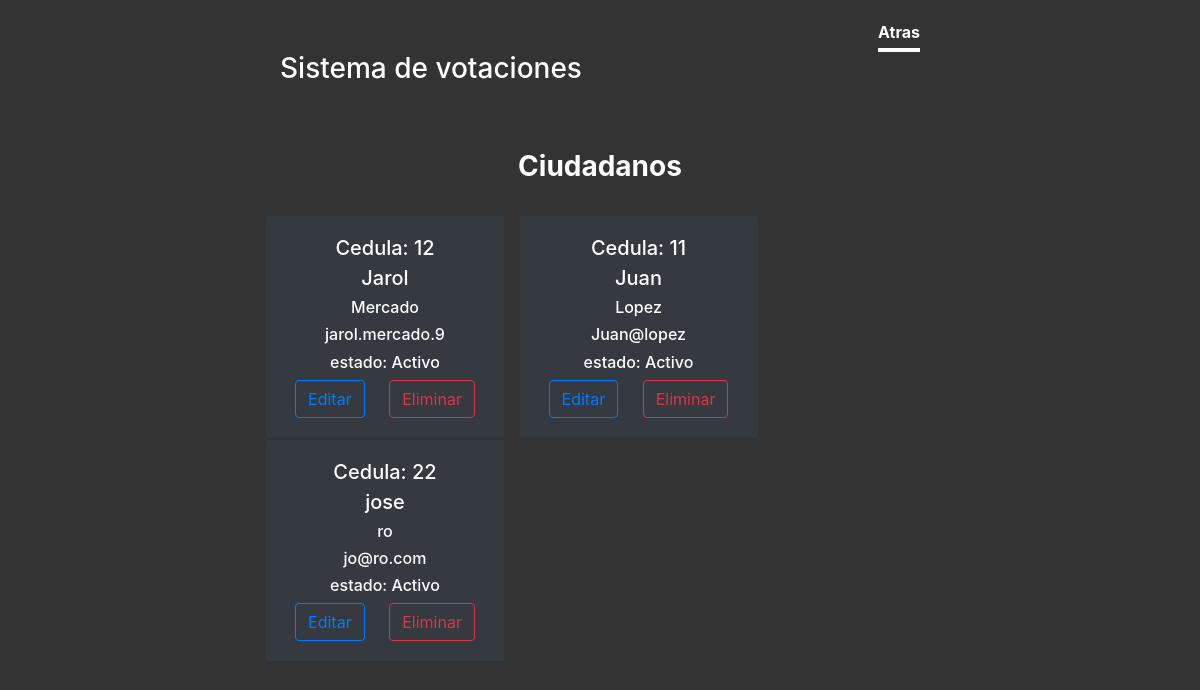
Page /ciudadanos/listarciudadano.php on the committed database.
### tables this page shows
CREATE TABLE `ciudadanos` (
  `documento_dentidad` varchar(11) NOT NULL,
  `nombre` varchar(30) NOT NULL,
  `apellido` varchar(30) NOT NULL,
  `email` varchar(100) DEFAULT NULL,
  `estado` tinyint(1) NOT NULL
);

### database/Context.php (called while the page is built, shortened)
<?php
class Context{
    function __construct($directory)
    {
        $this->filehandler = new JsonFileHandler($directory,"configuration");
        $this->db = new mysqli("localhost","root","","proyecto_final");
    }
}
?>

### database/JsonFileHandler.php (called while the page is built, shortened)
<?php
class JsonFileHandler implements FileHandler{
public $directory;
public $filename;
function __construct($directory, $filename){
  $this->directory = $directory;
  $this->filename = $filename;
}
  function ReadConfiguration(){
    $path = $this->directory . "/". $this->filename  . ".json";
    if(file_exists($path)){
      $file = fopen($path, "r");
      $contents = fread($file,filesize($path));
      fclose($file);
      return json_decode($contents);
    }
    else{
      return false;
    }
  }
}
?>

### ciudadanos/ciudadanoservice.php (called while the page is built, shortened)
<?php
class ciudadanoservice implements Iserviciobase{
     private $context;
    public function __construct($directory){
        $this->context = new Context($directory);
    }
    public function Getlista(){
        $listarciudadano = array();
        $stmt = $this->context->db->prepare("select * from ciudadanos");
        $stmt->execute();
        $result= $stmt->get_result();
        if($result->num_rows === 0){
            return $listarciudadano;
        }else{
            while($row = $result->fetch_object()){
              $ciudadano = new ciudadano();
                $ciudadano->documento_dentidad = $row->documento_dentidad;
                $ciudadano->nombre = $row->nombre;
                $ciudadano->apellido = $row->apellido;
                $ciudadano->email = $row->email;
                $ciudadano->estado = $row->estado;
                array_push($listarciudadano,$ciudadano);
            }
        }
        return $listarciudadano;
    }
}

### ciudadanos/listarciudadano.php (the view, shortened to what this page needs)
<?php
include "../layout/layout.php";
require_once "ciudadanoservice.php";
require_once "../database/Context.php";
require_once "../database/JsonFileHandler.php";
$service = new ciudadanoservice("database");
$listarciudadano = $service->Getlista();
?>
<link rel="stylesheet" href="https://maxcdn.bootstrapcdn.com/bootstrap/4.0.0/css/bootstrap.min.css">
<body class="text-center">
    <div class="cover-container d-flex w-100 h-100 p-3 mx-auto flex-column">
        <header class="masthead mb-10%">
            <div class="inner">
                <nav class="nav nav-masthead justify-content-center">
                    <a class="nav-link active" href="../admin/admin.php">Atras</a>
                </nav>
            </div>
            <h3 class="font-weight-bold">Ciudadanos</h3>
            <br>
            <div class="row">
                <?php foreach ($listarciudadano as $ciudadano) : ?>
                <div class="card text-white bg-dark cover-container" style=" width: 15rem" ;>
                    <div class="card-body">
                        <h5 class="card-title">Cedula: <?php echo $ciudadano->documento_dentidad?></h5>
                        <h5 class="card-subtitle mb-2"><?php echo $ciudadano->nombre?></h5>
                        <h6 class="card-text"><?php echo $ciudadano->apellido?></h6>
                        <h6 class="card-text"><?php echo $ciudadano->email?></h6>
                        <h6 class="card-text" id="estado">estado:<?php if ($ciudadano->estado == 1): ?>
                        <td>Activo</td>
                        <?php else: ?>
                            <td>Inactivo</td>
                        <?php endif ?>
                                </h6>  <a href="editarciudadano.php?id=<?php echo $ciudadano->documento_dentidad; ?>" class="card-link btn btn-outline-primary">Editar</a>
                                <a href="eliminarciudadano.php?id=<?php echo $ciudadano->documento_dentidad; ?>" class="card-link btn btn-outline-danger" onclick="return confirmar()">Eliminar</a>
                    </div>
                </div>
    <?php endforeach; ?>
</div>

### assents/css/style.css (style rules this page uses)
a, a:focus, a:hover { color: #fff; }
html, body { height: 100%; background-color: #333; }
body { display: -ms-flexbox; display: flex; color: #fff; }
.cover-container { max-width: 42em; }
.masthead { margin-bottom: 10%; }
.nav-masthead .nav-link { padding: .25rem 0; font-weight: 700; color: rgba(255, 255, 255, .5); background-color: transparent; border-bottom: .25rem solid transparent; }
.nav-masthead .active { color: #fff; border-bottom-color: #fff; }
@media (min-width: 48em) { .nav-masthead { float: right; } }

### rows in the picture
ciudadanos: documento_dentidad "12", nombre "Jarol", apellido "Mercado", email "jarol.mercado.9", estado "Activo"
ciudadanos: documento_dentidad "11", nombre "Juan", apellido "Lopez", email "Juan@lopez", estado "Activo"
ciudadanos: documento_dentidad "22", nombre "jose", apellido "ro", email "jo@ro.com", estado "Activo"
